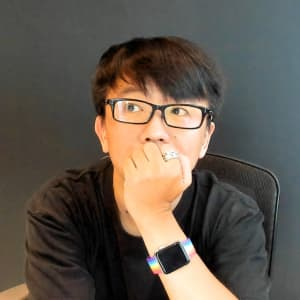
#> input picture src/assets/images/staff/EddieKao.jpg, 300 x 300 px
$ python soften.py ../../src/assets/images/staff/EddieKao.jpg ../../src/assets/images/staff/EddieKao.jpg 1.0 5
#> lines starting #> are read from the running program, lines starting #| are printed output that depends on the picture
#!/usr/bin/env python3
# soften.py — 去背 PNG 的「切邊柔化」。
#
# 為什麼需要：講者照多半是半身像，人的胸口／肩膀本來就被原始照片的邊界切平。
# 直接裁到 alpha bbox 再取樣成點雲，那條平的邊會變成一刀切的硬邊，
# 看起來像被版面裁掉，而不是像標本自然消散。
#
# 做法：偵測主體「碰到畫布哪幾側」，只對那幾側套 alpha 漸層。
# PLImage.prepare 是用 alpha 當輪廓、亮度當密度，所以 alpha 漸弱 = 點雲漸稀 = 自然淡出。
#
# 用法： python3 soften.py <in.png> <out.png> [fade=0.18] [edge=480]
#   fade  漸層佔主體短邊的比例（0.18 = 18%）
#   edge  輸出長邊上限（PLImage 只取樣到 480px，再大是浪費）
import sys
from PIL import Image, ImageChops, ImageDraw

ALPHA_ON = 8        # 視為「有東西」的 alpha 門檻
TOUCH_TOL = 2       # bbox 距畫布邊界幾 px 內算「被切到」


def soften(src, dst, fade=0.18, edge=480):
#> called with fade = 1, edge = 5
    im = Image.open(src).convert('RGBA')
    mask = im.getchannel('A').point(lambda v: 255 if v > ALPHA_ON else 0)
#> mask: PIL image 300x300 L; every value is 255
    bb = mask.getbbox()
#> bb = (0, 0, 300, 300)
    if not bb:
        raise SystemExit(f'{src}: 整張都是透明的')

    im = im.crop(bb)
    w, h = im.size
#> w = 300; h = 300
    x0, y0, x1, y1 = bb
#> x0 = 0; y0 = 0; x1 = 300; y1 = 300
    W, H = Image.open(src).size
#> W = 300; H = 300

    # 只淡化「原本就被切到」的那幾側；沒被切到的邊是主體真正的輪廓，不能動
    touched = {
        'left': x0 <= TOUCH_TOL,
        'right': x1 >= W - TOUCH_TOL,
        'top': y0 <= TOUCH_TOL,
        'bottom': y1 >= H - TOUCH_TOL,
    }
#> touched = {'left': True, 'right': True, 'top': True, 'bottom': True}
    span = int(min(w, h) * fade)
#> span = 300

    # 疊一張灰階漸層遮罩再乘進 alpha。
    # ⚠️ 不能直接改 getchannel('A') ——那回傳的是複本，改它不會動到原圖。
    if span > 0:
        # ⚠️ 每一側要各自算一張再取最小值，不能畫在同一張上：
        # 兩側都要淡化時（例如左＋下），後畫的那側在 i 大的地方 k≈255，
        # 會把先畫好的另一側又蓋回不透明。取 min = 由「最近的那個切邊」決定淡化程度。
        ramp = Image.new('L', (w, h), 255)
        for side in (k for k, v in touched.items() if v):
            one = Image.new('L', (w, h), 255)
            draw = ImageDraw.Draw(one)
            for i in range(span):
                u = i / span
                k = int(255 * (u * u * (3 - 2 * u)))   # smoothstep，比線性更像自然消散
                if side == 'bottom':
                    draw.line([(0, h - 1 - i), (w - 1, h - 1 - i)], fill=k)
                elif side == 'top':
                    draw.line([(0, i), (w - 1, i)], fill=k)
                elif side == 'right':
                    draw.line([(w - 1 - i, 0), (w - 1 - i, h - 1)], fill=k)
                else:
                    draw.line([(i, 0), (i, h - 1)], fill=k)
            ramp = ImageChops.darker(ramp, one)
#> this loop made 4 passes
#> side on passes 1 to 4: 'left', 'right', 'top', 'bottom'
#> pass 1, in soften, `ramp = ImageChops.darker(ramp, one)`:
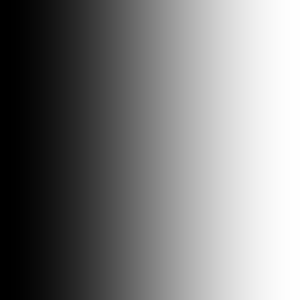
#> ramp: PIL image 300x300 L; min 0, max 254, mean 126.6
#> after the loop:
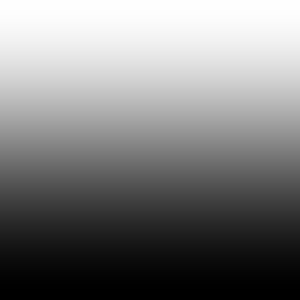
#> one: PIL image 300x300 L; min 0, max 254, mean 126.6
#> after the loop:
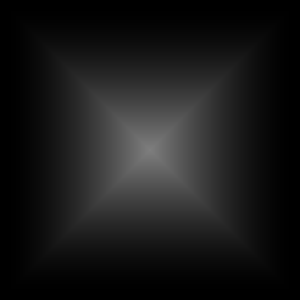
#> ramp: PIL image 300x300 L; min 0, max 126, mean 24.7
        r, g, b, alpha = im.split()
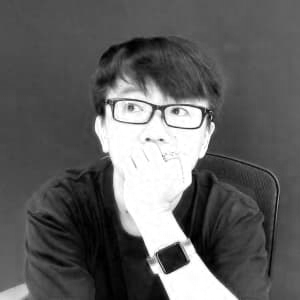
#> r: PIL image 300x300 L; min 0, max 255, mean 95.9
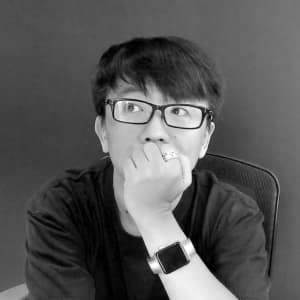
#> g: PIL image 300x300 L; min 0, max 255, mean 87.3
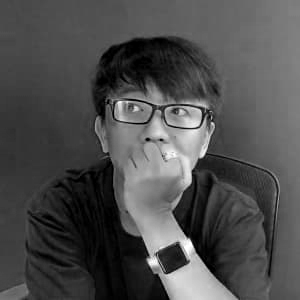
#> b: PIL image 300x300 L; min 0, max 255, mean 77.5
        im = Image.merge('RGBA', (r, g, b, ImageChops.multiply(alpha, ramp)))
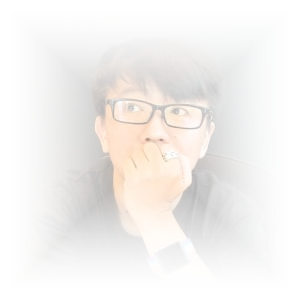
#> im: PIL image 300x300 RGBA; mean R, G, B, A 95.9, 87.3, 77.5, 24.7; transparent parts drawn white

    im.thumbnail((edge, edge), Image.LANCZOS)
    im.save(dst, optimize=True)
    sides = ', '.join(k for k, v in touched.items() if v) or '無'
    print(f'{dst}  {im.size[0]}x{im.size[1]}  淡化側邊: {sides}  漸層 {span}px')
#| ../../src/assets/images/staff/EddieKao.jpg  5x5  淡化側邊: left, right, top, bottom  漸層 300px


if __name__ == '__main__':
    if len(sys.argv) < 3:
        raise SystemExit('用法: python3 soften.py <in.png> <out.png> [fade] [edge]')
    soften(
        sys.argv[1], sys.argv[2],
        float(sys.argv[3]) if len(sys.argv) > 3 else 0.18,
        int(sys.argv[4]) if len(sys.argv) > 4 else 480,
    )
